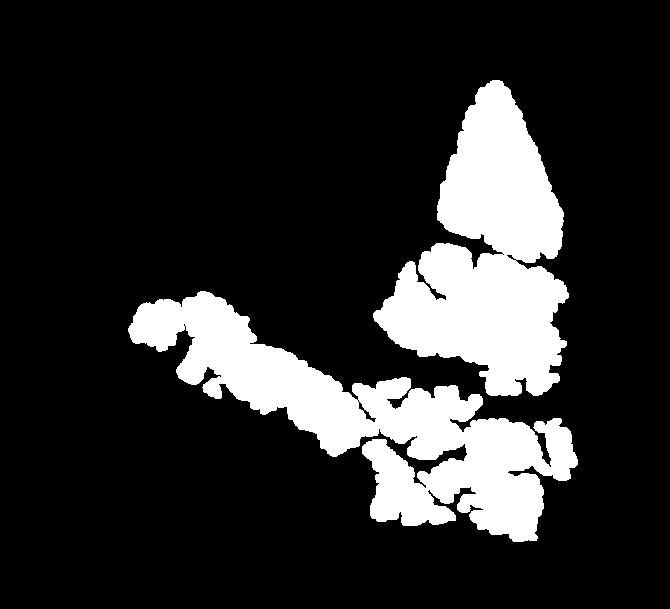
//> input picture Identify Imaging Artifacts/check_image_similarity/8134_resized.jpg, 670 x 609 px
$ ./calculate_hu_silhouette 'Identify Imaging Artifacts/check_image_similarity/8134_resized.jpg' 'Identify Imaging Artifacts/check_image_similarity/8200_resized.jpg'   (built with g++ and OpenCV 4)
//> lines starting //> are read from the running program, lines starting //| are printed output that depends on the picture; after the words box and inside, x2 and y2 are one past the last pixel; in counts of white or black regions, pixels touching at a corner belong together
#include <opencv2/imgproc/imgproc.hpp>
#include <opencv2/highgui/highgui.hpp>
#include <stdio.h>
#include <iostream>

using namespace cv;
using namespace std;

Mat image1, image2, imagegray1, imagegray2, imageresult1, imageresult2;
vector<vector<Point>>contours1, contours2; // vector of vector of points
vector<Vec4i>hierarchy1, hierarchy2; // idx for contours

double score; // similarity score
int thresh = 150; // for thresholding

int calculate_hu(Mat imageresult1, Mat imageresult2); // this function performs the shape matching

int main(int argc, const char** argv)
{

	// argc = number of command line arguments
	// argv = array of command line arguments

	// read file into memory
	image1 = imread(argv[1], 1);
//> image1 is the input picture: 609 rows x 670 cols, CV_8UC3; min 0, max 255, mean 44.5
	image2 = imread(argv[2], 1);
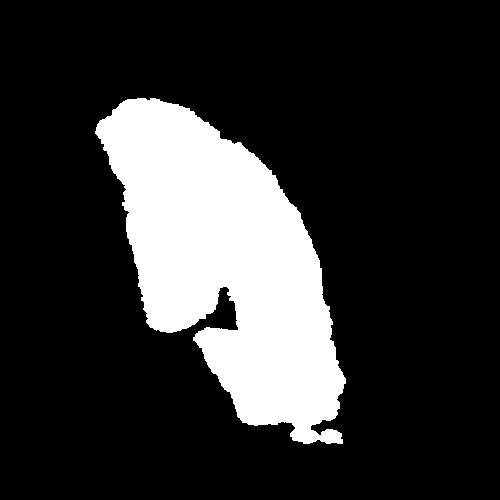
//> input picture Identify Imaging Artifacts/check_image_similarity/8200_resized.jpg, 500 x 500 px
//> image2 is the input picture: 500 rows x 500 cols, CV_8UC3; min 0, max 255, mean 48.7

	// convert image to grayscale
	cvtColor(image1, imagegray1, CV_BGR2GRAY);
	cvtColor(image2, imagegray2, CV_BGR2GRAY);

	// detect edges
	Canny(imagegray1, imageresult1, thresh, thresh * 2);
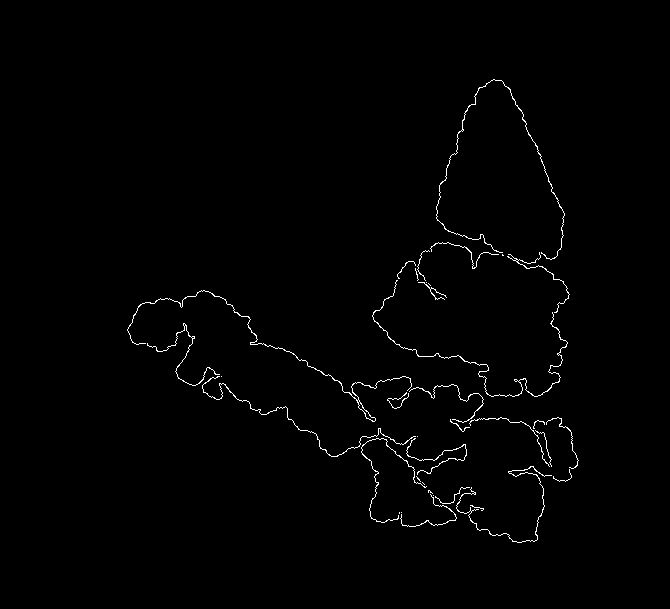
//> imageresult1: 609 rows x 670 cols, CV_8UC1; 0.95% white in thin lines or dots, all inside (x1, y1, x2, y2) = (127, 79, 579, 543)
	Canny(imagegray2, imageresult2, thresh, thresh * 2);
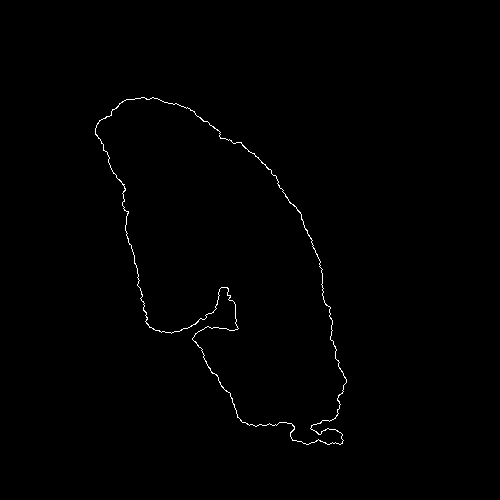
//> imageresult2: 500 rows x 500 cols, CV_8UC1; 0.5% white in thin lines or dots, all inside (x1, y1, x2, y2) = (95, 97, 347, 445)

	// call calculate hu moments to match shapes
	calculate_hu(imageresult1, imageresult2);
	return 0;
}

int calculate_hu(Mat imageresult1, Mat imageresult2){

	// given two images, calculate contours for both objects

	findContours(imageresult1, contours1, hierarchy1, CV_RETR_TREE, CV_CHAIN_APPROX_SIMPLE, cvPoint(0, 0));
//> contours1 = 45 contours, 35 with area under 20; largest, box (x1, y1, x2, y2) and area: (127, 290, 412, 422) 140, (358, 401, 376, 422) 76, (372, 280, 568, 397) 57, (436, 79, 565, 260) 56, (456, 466, 552, 543) 34
	findContours(imageresult2, contours2, hierarchy2, CV_RETR_TREE, CV_CHAIN_APPROX_SIMPLE, cvPoint(0, 0));
//> contours2 = 2 contours; box (x1, y1, x2, y2) and area: (95, 97, 347, 445) 47768, (95, 97, 347, 445) 47636

	/////////////////////////////////////////////////////

	// find largest contour in 1st image
	int largest_area_img1 = 0;
	int largest_contour_index_img1 = 0;

	for (int i = 0; i < contours1.size(); i++) // iterate through each contour.
	{
		double a = contourArea(contours1[i], false);  //  Find the area of contour
		if (a > largest_area_img1){
			largest_area_img1 = a;
			largest_contour_index_img1 = i;                //Store the index of largest contour
		}
	}
//> this loop made 45 passes
//> (a, largest_area_img1) on passes 11, 28: (34, 34), (140, 140)
//> a on passes 1, 2, 4, 6, 7, 8: 0, 0, 0, 1, 2.5, 0
//> after the loop, largest_area_img1 = 140; largest_contour_index_img1 = 27

	// create blank screen for displaying image 1's largest contour
	Mat dst1(imageresult1.rows, imageresult1.cols, CV_8UC1, Scalar::all(0));

	// white lines for contour
	Scalar color(255, 255, 255);

	// select "largest_contour_index" from "hierarchy1", which is a list of contours
	// then, draw the largest contour onto blank dst
	drawContours(dst1, contours1, largest_contour_index_img1, color, 1, 8, hierarchy1);
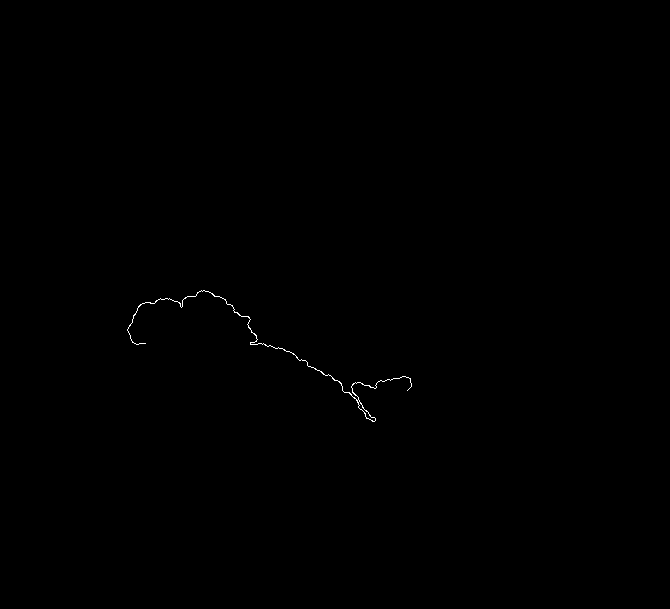
//> dst1: 609 rows x 670 cols, CV_8UC1; 0.13% white in thin lines or dots, all inside (x1, y1, x2, y2) = (127, 290, 412, 422)
	imshow("largest contour for image 1", dst1);
	waitKey(0);
	destroyWindow("largest contour for image 1");

	/////////////////////////////////////////////////////

	// find largest contour in 2nd image
	int largest_area_img2 = 0;
	int largest_contour_index_img2 = 0;

	for (int i = 0; i < contours2.size(); i++) // iterate through each contour.
	{
		double a = contourArea(contours2[i], false);  //  Find the area of contour
		if (a > largest_area_img2){
			largest_area_img2 = a;
			largest_contour_index_img2 = i;                //Store the index of largest contour
		}
	}
//> this loop made 2 passes
//> (a, largest_area_img2) on pass 1: (47767.5, 47767)
//> a on pass 2: 47636.5
//> after the loop, largest_area_img2 = 47767; largest_contour_index_img2 = 0

	// create blank screen for displaying image 1's largest contour
	Mat dst2(imageresult1.rows, imageresult1.cols, CV_8UC1, Scalar::all(0));

	// select "largest_contour_index_img2" from "hierarchy2", which is a list of contours
	// then, draw the largest contour onto blank dst
	drawContours(dst2, contours2, largest_contour_index_img2, color, 1, 8, hierarchy2);
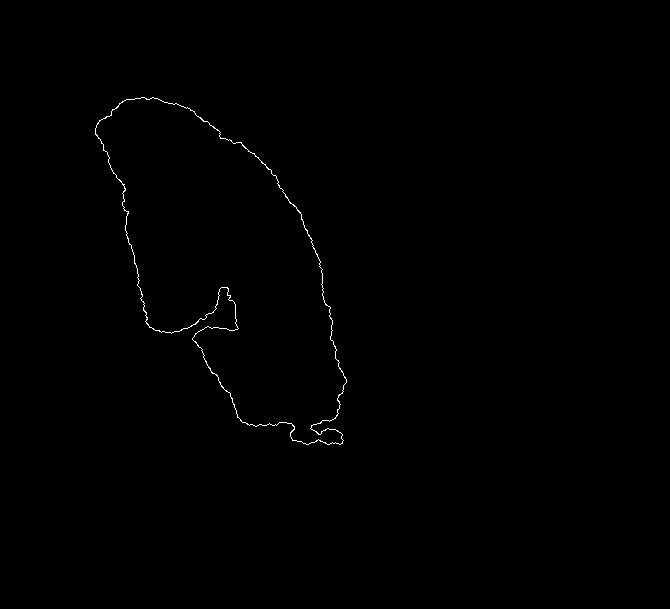
//> dst2: 609 rows x 670 cols, CV_8UC1; 0.31% white in thin lines or dots, all inside (x1, y1, x2, y2) = (95, 97, 347, 445)
	imshow("largest contour for image 2", dst2);
	waitKey(0);
	destroyWindow("largest contour for image 2"); // clean up windows


	/////////////////////////////////////////////////////

	// print shape similarity
	// need to extract largest contour using the "largest contour index" key
	double score = matchShapes(contours1[largest_contour_index_img1], contours2[largest_contour_index_img2], CV_CONTOURS_MATCH_I1, 0);
//> score = 3.97
	cout << "similarity distance: " << score;
//| similarity distance: 3.96653


	return 0;
}
